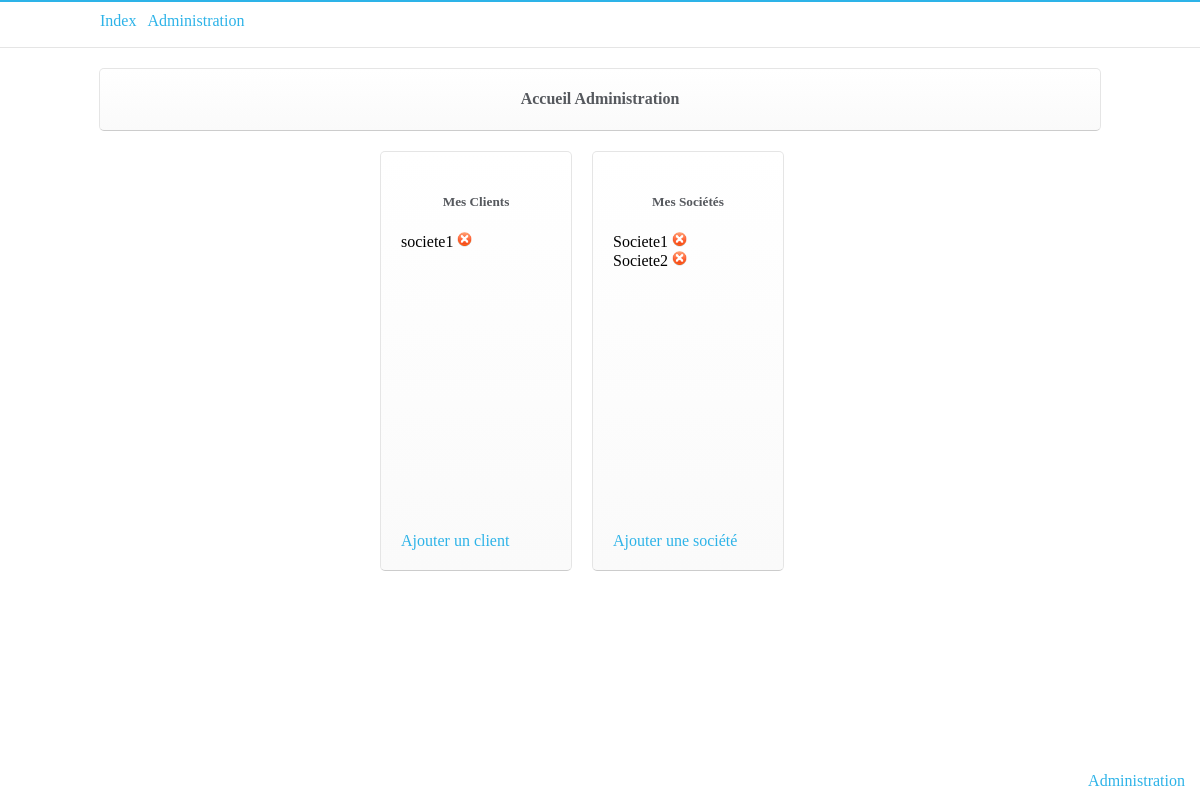
The app's page /admin.html (signed in), older data.
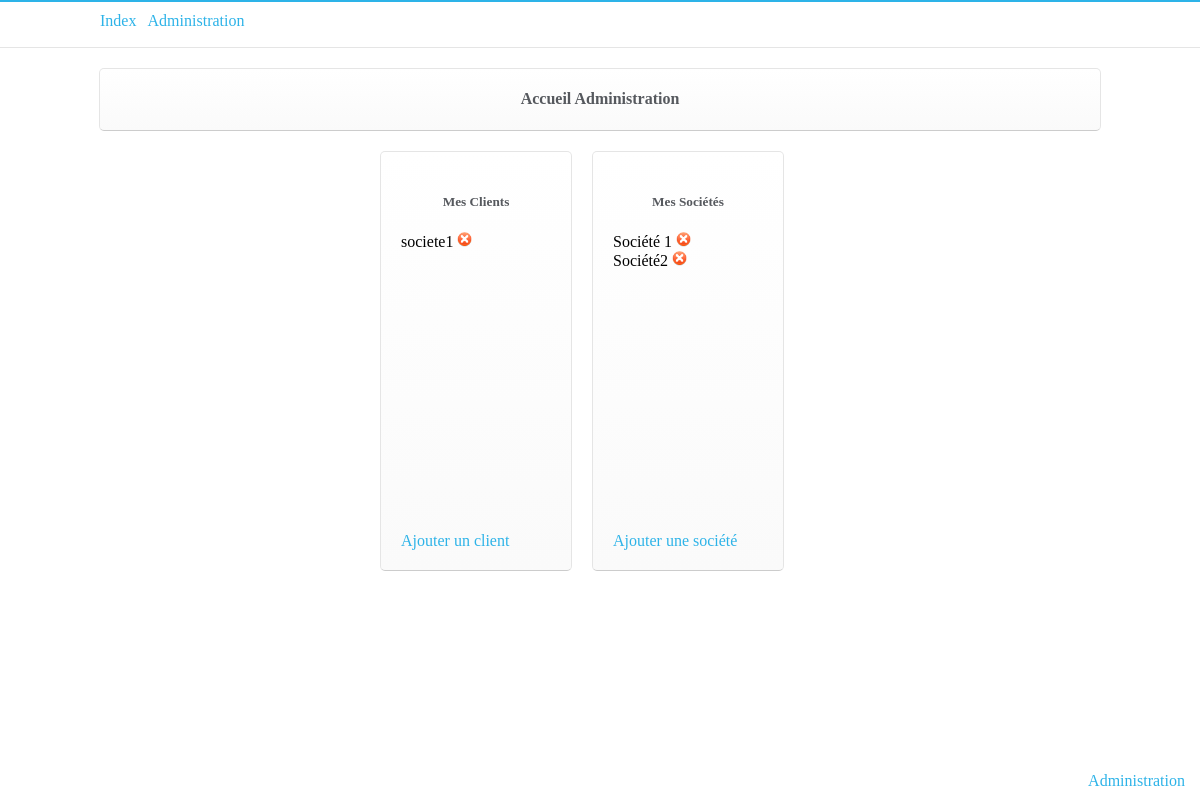
The same page, newer data.
### tables this page shows
CREATE TABLE IF NOT EXISTS `societe` (
  `idSociete` int(11) NOT NULL AUTO_INCREMENT,
  `nomSociete` varchar(250) NOT NULL,
  PRIMARY KEY (`idSociete`)
);

### controleurs/admin.php (called while the page is built, shortened)
<?php
require_once('./modeles/admin.php');
if (isset($_SESSION['id'])) {
    $clients = getClients($auth);
    $societes = getSocietes($auth);
}
require_once('./vues/admin.php');
?>

### modeles/admin.php (called while the page is built, shortened)
<?php
function checkIsAdmin($auth) {
    $checkAdmin = $auth->query('SELECT COUNT(*) AS nb FROM user WHERE id = ' . $_SESSION['id'] . ' AND adm = 1');
    $checkAdm = $checkAdmin->fetch();
    return $checkAdm;
}
function getClients($auth) {
    $checkAdm = checkIsAdmin($auth);
    if ($checkAdm['nb'] >= 1) {
        $getClients = $auth->query('SELECT * FROM user');
        $i = 0;
        while ($donnees = $getClients->fetch()) {
            $d[$i]['id'] = $donnees['id'];
            $d[$i]['mail'] = $donnees['mail'];
            $d[$i]['adresse'] = $donnees['adresse'];
            $d[$i]['societe'] = $donnees['societe'];
            $i++;
        }
        if (!empty($d)) {
            return $d;
        }
    }
}
function getSocietes($auth) {
    $checkAdm = checkIsAdmin($auth);
    if ($checkAdm['nb'] >= 1) {
        $getClients = $auth->query('SELECT * FROM societe');
        $i = 0;
        while ($donnees = $getClients->fetch()) {
            $d[$i]['idSociete'] = $donnees['idSociete'];
            $d[$i]['nomSociete'] = $donnees['nomSociete'];
            $i++;
        }
        if (!empty($d)) {
            return $d;
        }
    }
}
?>

### vues/admin.php (the view, shortened to what this page needs)
<?php
if (isset($_SESSION['id'])) {
    if ($_SESSION['adm'] == 1) {
        ?>
        <div style="height: 45px;background-color: white;border-top: 2px solid #2db3e8;border-bottom-color: rgba(0,0,0,0.2);border-bottom: 1px solid rgba(0,0,0,0.1);">
            <div style="width: 1000px; margin: auto; padding-top: 10px;">
        <a href="<?php echo ROOTPATH; ?>/index.html">Index &nbsp;</a>
        <a href="<?php echo ROOTPATH; ?>/admin.html">Administration &nbsp;</a>
        <?php
        if (!isset($_GET['act'])) {
            ?>
            </div></div>
            <div class="menuAccordion" style="padding: 0px; margin-top: 20px;color: #56595E; width: 1000px; margin: auto; margin-top: 20px;">
            <h4 style="text-align: center;">Accueil Administration</h4>
            </div>
            <div style="width:440px; margin: auto; margin-top: 20px;">
                <div id="clientsAdm" class="menuAccordion" style="width: 150px;float: left; padding: 20px;margin-right: 20px;">
                    <h5 style="color: #56595E; text-align: center;">Mes Clients</h5>
                    <div style="overflow-x: hidden; overflow-y: scroll;height: 300px;">
                        <?php
                        foreach ($clients as $client) {
                            echo "<a href='" . ROOTPATH . "/admin-modifyclient&" . $client['id'] . ".html' style='color: black;'>" . $client['societe'] . "</a><form style='display: inline;' action='" . ROOTPATH . "/admin.html' enctype='multipart/form-data' method='post'>
                        <input type='hidden' name='idClient' value='" . $client['id'] . "' />
                        <input style='width: 15px; display: inline;' type='image' src='" . ROOTPATH . "/img/1387754326_001_05.png' alt='submit' name='submitDeleteClient" . $client['id'] . "' />
                        </form><br/>
                        ";
                        }
                        ?>
                    </div>
                    <a style="color: #2db3e8;" href="<?php echo ROOTPATH; ?>/admin-adduser.html">Ajouter un client</a>
                </div>
                <div id="societesAdm" class="menuAccordion" style="width: 150px;float: left; padding: 20px;">
                    <h5 style="color: #56595E; text-align: center;">Mes Sociétés</h5>
                    <div style="overflow-x: hidden; overflow-y: scroll;height: 300px;">
                        <?php
                        if(isset($societes)){
                            foreach ($societes as $societe) {
                                echo "<a href='" . ROOTPATH . "/societeadm." . $societe['idSociete'] . ".html' style='color: black;'>" . $societe['nomSociete'] . "</a><form style='display: inline;' action='" . ROOTPATH . "/admin.html' enctype='multipart/form-data' method='post'>
                            <input type='hidden' name='idSociete' value='" . $societe['idSociete'] . "' />
                            <input style='width: 15px; display: inline;' type='image' src='" . ROOTPATH . "/img/1387754326_001_05.png' alt='submit' name='submitDeleteSociete" . $societe['idSociete'] . "' />
                            </form><br/>
                            ";
                            }
                        }
                        else{
                            echo "Aucune société.";
                        }
                        ?>
                    </div>
                    <a style="color: #2db3e8;" href="<?php echo ROOTPATH; ?>/admin-addsociete.html">Ajouter une société</a>
                </div>
            </div>
            <?php
        }
    }
}
?>

Row changes from the older to the newer data that the page shows:
changed societe: nomSociete "Societe1" → "Société 1"
changed societe: nomSociete "Societe2" → "Société2"
